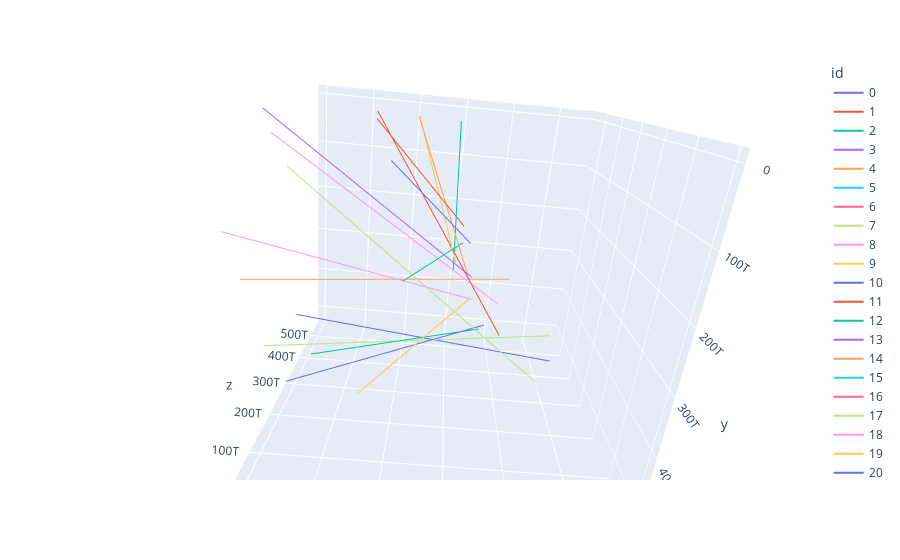

Source (notebook cell):
### Code cell
fig = px.line_3d(hail, x="x", y="y", z="z", color="id")
fig.show()
